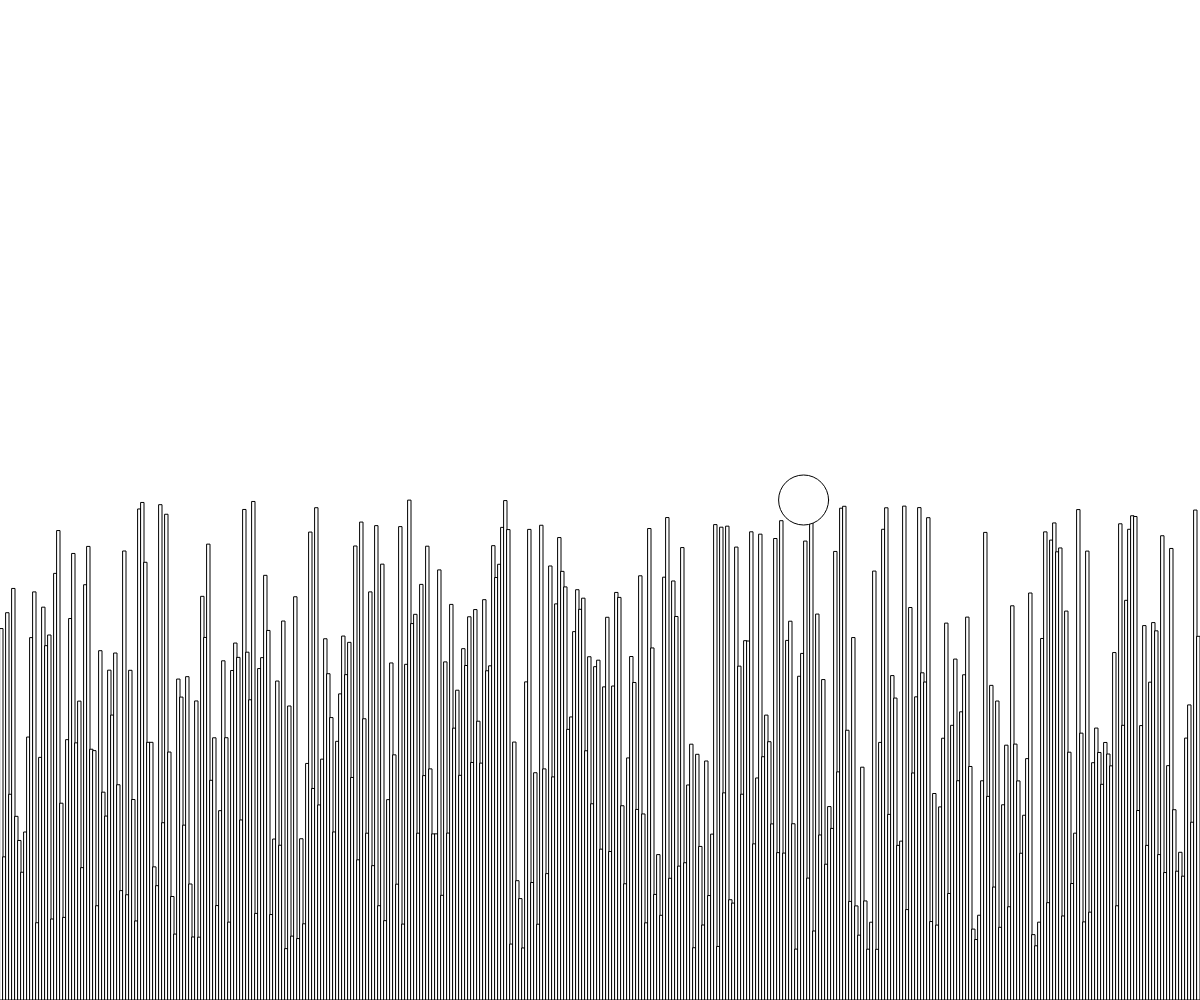
Frame 1 (no input)
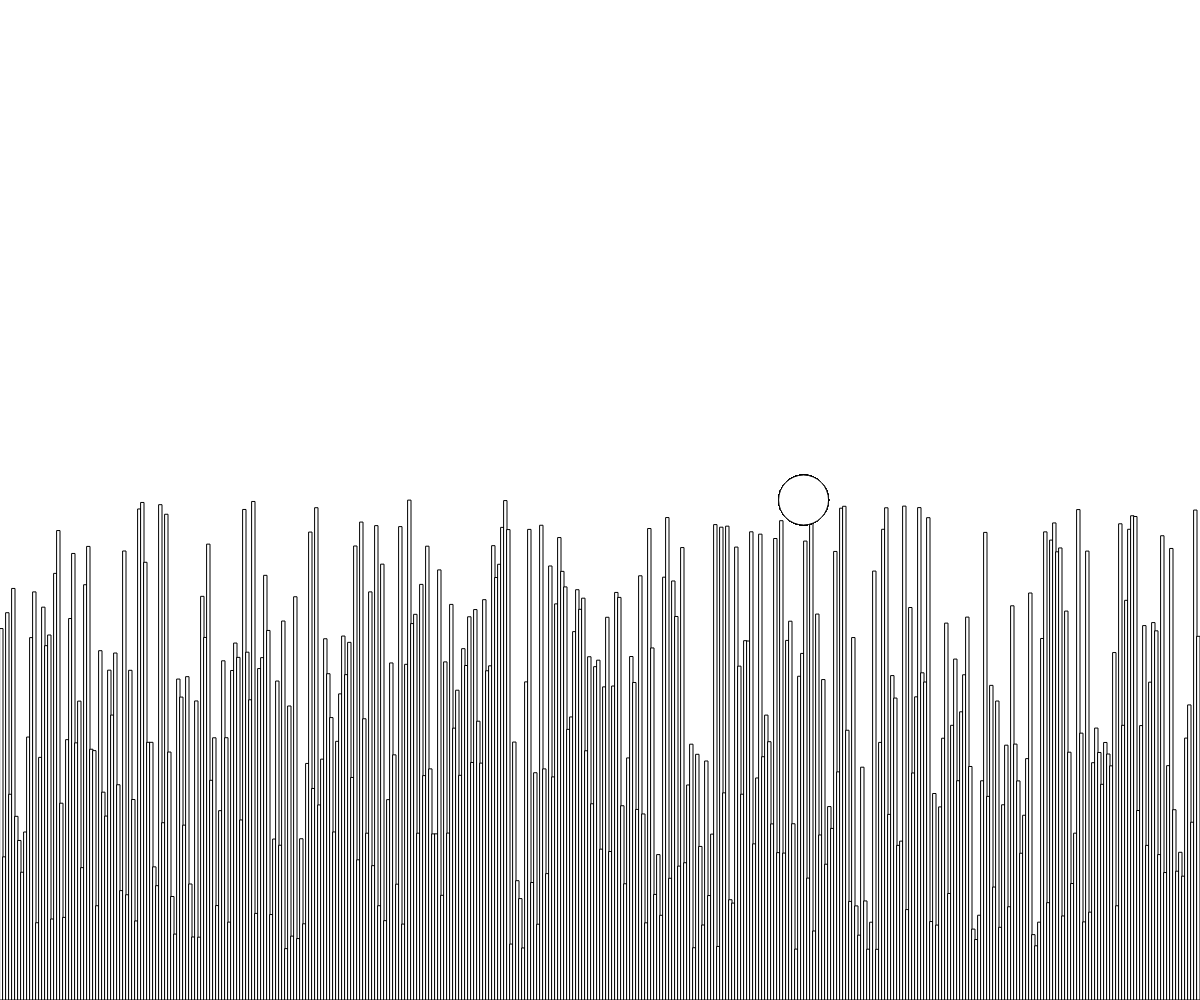
Frame 60 (no input)
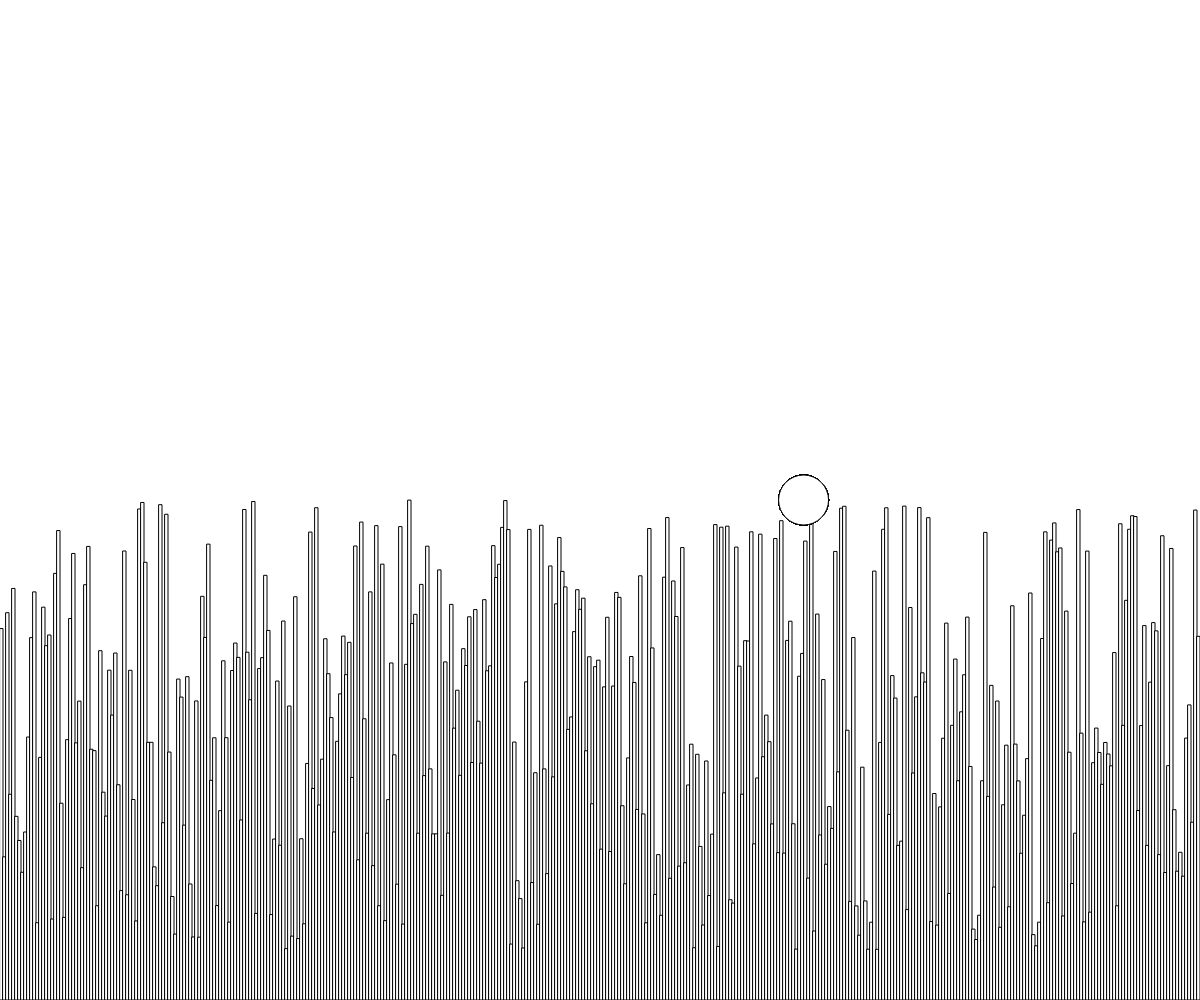
Frame 120 (the mouse pressed at the canvas centre since frame 60)

The p5.js sketch that drew these frames (run headless with seeded random() and noise() and a simulated clock; from frame 60 on, the mouse is pressed at the canvas centre):

// p5.js sketch
// ── sketch.js
// Terrain Generation Starter
// Junyu
// March 4
let rectWidth = 3;

function setup() {
  createCanvas(windowWidth, windowHeight);
  generateTerrain();
}

function generateTerrain(){
  // use a loop to generate and draw 
  // several rectangles side to side
  // to look like some 2D terrain
  rectMode(CORNERS);
  for(let x = 0; x <width; x += rectWidth){
    // generate a random height.
    // change this from using random() to noise()
    let rectHeight = random(50, 500);
    let x2 = x + rectWidth;
    let y2 = height - rectHeight;
    rect(x, height, x2, y2);
  }
  rectMode(CORNER);
}
function draw() {
  //background(220);
  let xoff = 0;
  let n = noise(xoff);
  let x = map(n, 0, 1, 0, width);
  ellipse(x, height / 2, 50, 50);
  xoff = xoff + 0.01;
  
}
